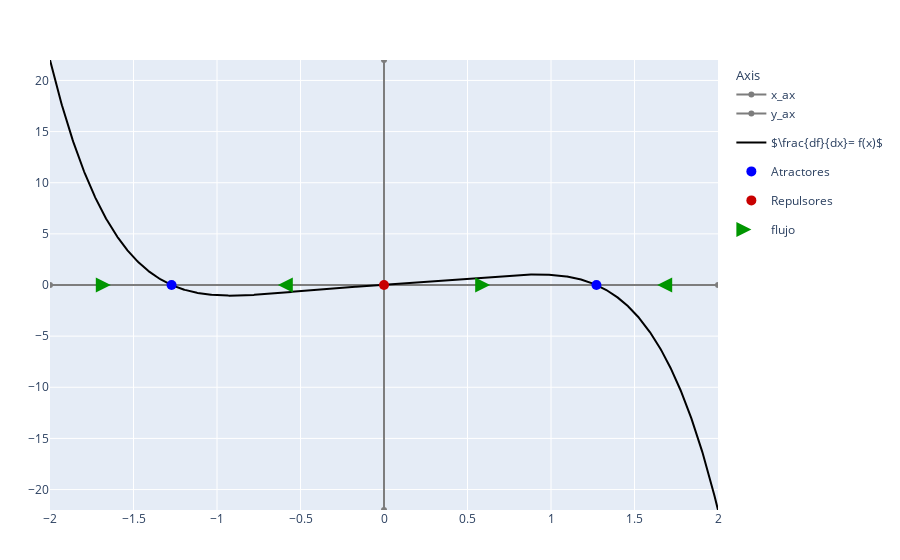

The notebook cell saved with this chart:
### Code cell
d_fase(f_e_x;interval=[-2,2])

### Figure 1 — Plotly figure (JSON) as saved in the notebook; plotly's stock layout.template omitted (floating-point values rounded to 4 significant figures; data arrays with more than 128 entries replaced by an {"elided": "..."} marker saying what was removed)
{"data": [{"legendgroup": "Axis", "legendgrouptitle": {"text": "Axis"}, "line": {"color": "rgb(125,125,125)"}, "name": "x_ax", "type": "scatter", "x": [-2, 2], "y": [0, 0]}, {"legendgroup": "Axis", "line": {"color": "rgb(125,125,125)"}, "name": "y_ax", "type": "scatter", "x": [0, 0], "y": [-22, 22]}, {"line": {"color": "rgb(0,0,0)"}, "name": "$\\frac{df}{dx}= f(x)$", "type": "scatter", "x": {"elided": "1001 float values"}, "y": {"elided": "1001 float values"}}, {"marker": {"color": "rgb(0,0,255)", "size": 10}, "mode": "markers", "name": "Atractores", "type": "scatter", "x": [-1.272, 1.272], "y": [0, 0]}, {"marker": {"color": "rgb(200,0,0)", "size": 10}, "mode": "markers", "name": "Repulsores", "type": "scatter", "x": [1.353e-17], "y": [0]}, {"marker": {"color": "rgb(200,0,200)", "size": 10}, "mode": "markers", "name": "Marginales", "type": "scatter", "x": [], "y": []}, {"marker": {"color": "rgb(0,150,0)", "size": 15, "symbol": ["arrow-right", "arrow-left", "arrow-right", "arrow-left"]}, "mode": "markers", "name": "flujo", "type": "scatter", "x": [-1.636, -0.636, 0.636, 1.636], "y": [0, 0, 0, 0]}], "layout": {"margin": {"b": 50, "l": 50, "r": 50, "t": 60}, "xaxis": {"range": [-2, 2]}, "yaxis": {"range": [-22, 22]}}}
